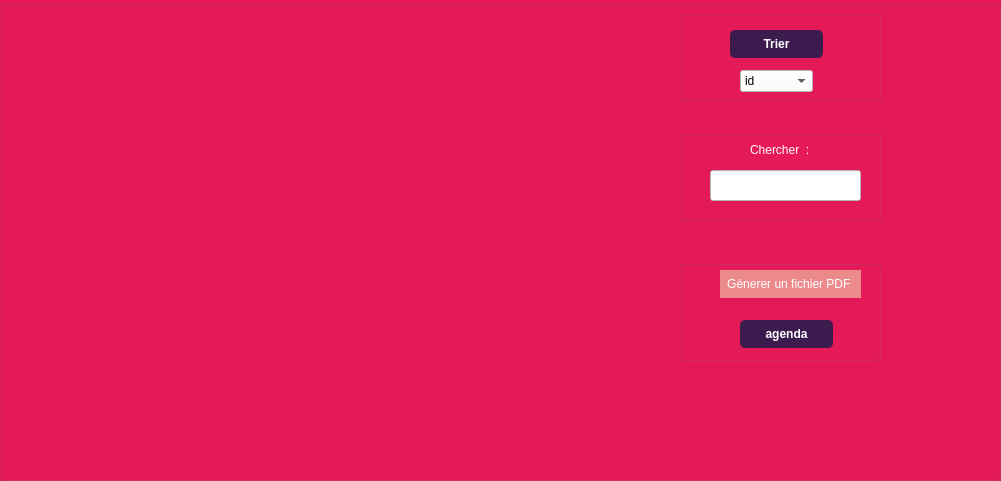
   <widget class="QGroupBox" name="groupBox_4">
    <property name="geometry">
     <rect>
      <x>0</x>
      <y>210</y>
      <width>1001</width>
      <height>481</height>
     </rect>
    </property>
    <property name="styleSheet">
     <string notr="true">
background-color: rgb(231, 25, 89);</string>
    </property>
    <property name="title">
     <string/>
    </property>
    <widget class="QPushButton" name="pushButton_2">
     <property name="geometry">
      <rect>
       <x>720</x>
       <y>270</y>
       <width>141</width>
       <height>28</height>
      </rect>
     </property>
     <property name="styleSheet">
      <string notr="true">color: rgb(255, 255, 255);
background-color: rgb(236, 138, 139);
border-radius: 40px;</string>
     </property>
     <property name="text">
      <string>Génerer un fichier PDF </string>
     </property>
    </widget>
    <widget class="QPushButton" name="pb_trie">
     <property name="geometry">
      <rect>
       <x>730</x>
       <y>30</y>
       <width>93</width>
       <height>28</height>
      </rect>
     </property>
     <property name="font">
      <font>
       <weight>75</weight>
       <bold>true</bold>
      </font>
     </property>
     <property name="styleSheet">
      <string notr="true">border-radius: 5px;
	color: rgb(255, 255, 255);
	background-color: rgb(60, 27, 78);
</string>
     </property>
     <property name="text">
      <string>Trier</string>
     </property>
    </widget>
    <widget class="QComboBox" name="comboBoxTri">
     <property name="geometry">
      <rect>
       <x>740</x>
       <y>70</y>
       <width>73</width>
       <height>22</height>
      </rect>
     </property>
     <property name="styleSheet">
      <string notr="true">background-color: rgb(255, 255, 255);</string>
     </property>
     <item>
      <property name="text">
       <string>id</string>
      </property>
     </item>
     <item>
      <property name="text">
       <string>prix</string>
      </property>
     </item>
     <item>
      <property name="text">
       <string>date_passage</string>
      </property>
     </item>
     <item>
      <property name="text">
       <string/>
      </property>
     </item>
    </widget>
    <widget class="QPushButton" name="pb_agenda">
     <property name="geometry">
      <rect>
       <x>740</x>
       <y>320</y>
       <width>93</width>
       <height>28</height>
      </rect>
     </property>
     <property name="font">
      <font>
       <weight>75</weight>
       <bold>true</bold>
      </font>
     </property>
     <property name="styleSheet">
      <string notr="true">border-radius: 5px;
	color: rgb(255, 255, 255);
	background-color: rgb(60, 27, 78);

</string>
     </property>
     <property name="text">
      <string>agenda</string>
     </property>
    </widget>
    <widget class="QLabel" name="label_16">
     <property name="geometry">
      <rect>
       <x>750</x>
       <y>140</y>
       <width>111</width>
       <height>20</height>
      </rect>
     </property>
     <property name="styleSheet">
      <string notr="true">color: rgb(255, 255, 255);</string>
     </property>
     <property name="text">
      <string>Chercher  :</string>
     </property>
    </widget>
    <widget class="QLineEdit" name="lineEdit">
     <property name="geometry">
      <rect>
       <x>710</x>
       <y>170</y>
       <width>151</width>
       <height>31</height>
      </rect>
     </property>
     <property name="styleSheet">
      <string notr="true">background-color: rgb(255, 255, 255);</string>
     </property>
    </widget>
    <widget class="QGroupBox" name="groupBox_5">
     <property name="geometry">
      <rect>
       <x>680</x>
       <y>10</y>
       <width>201</width>
       <height>91</height>
      </rect>
     </property>
     <property name="title">
      <string/>
     </property>
    </widget>
    <widget class="QGroupBox" name="groupBox_7">
     <property name="geometry">
      <rect>
       <x>680</x>
       <y>130</y>
       <width>201</width>
       <height>91</height>
      </rect>
     </property>
     <property name="title">
      <string/>
     </property>
    </widget>
    <widget class="QGroupBox" name="groupBox_8">
     <property name="geometry">
      <rect>
       <x>680</x>
       <y>260</y>
       <width>201</width>
       <height>101</height>
      </rect>
     </property>
     <property name="title">
      <string/>
     </property>
    </widget>
    <zorder>groupBox_8</zorder>
    <zorder>groupBox_5</zorder>
    <zorder>groupBox_7</zorder>
    <zorder>pushButton_2</zorder>
    <zorder>pb_trie</zorder>
    <zorder>comboBoxTri</zorder>
    <zorder>pb_agenda</zorder>
    <zorder>label_16</zorder>
    <zorder>lineEdit</zorder>
   </widget>
